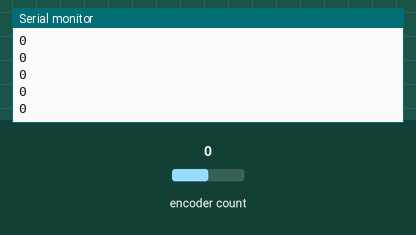
Simulated run of this sketch. Board: ESP8266 (NodeMCU). On the bench: the last lines printed to the serial monitor. The inputs (shaded band) are chosen by the test bench; at power-on: encoder count 0.

Above: at 1.2 s.
1.3 s: encoder count set to 1
At 2.4 s:
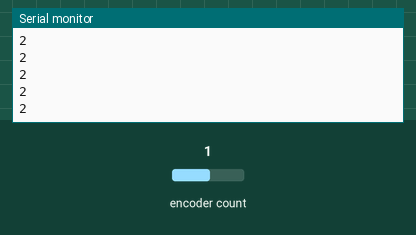
2.8 s: encoder count set to 2
At 3.4 s:
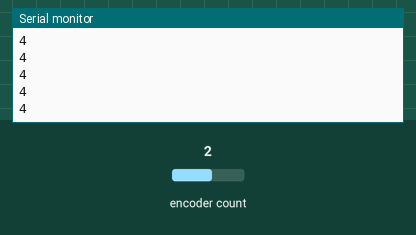
Timing chart, 0 to 5.8 s (numbered marks = the images above; inputs shaded):
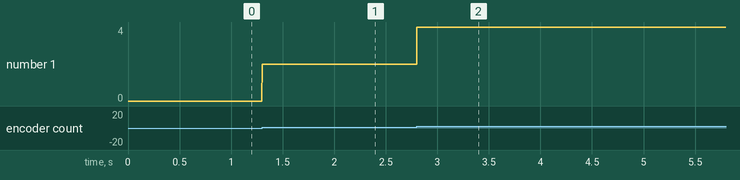

Measured:
- after the input at 1.3 s, the serial monitor: prints a new line at once (image 1)
- after the input at 2.8 s, the serial monitor: prints a new line at once (image 2)
- plotted number 1: 0 → 2 after the input at 1.3 s, 2 → 4 after the input at 2.8 s

The sketch:

Encoder-EnvioProcessing.ino
```cpp
// This example checks the state of the rotary encoder in the loop() function.
// The current position and direction is printed on output when changed.

// Hardware setup:
// Attach a rotary encoder with output pins to
// * A2 and A3 on Arduino UNO.
// * D5 and D6 on ESP8266 board (e.g. NodeMCU).
// Swap the pins when direction is detected wrong.
// The common contact should be attached to ground.

//#include <Arduino.h>
#include <RotaryEncoder.h>

//Definimos que existe ARDUINO_AVR_UNO
#define ARDUINO_AVR_UNO

//creo variable donde envío el número a processing
int valorAEnviar = 0;

#if defined(ARDUINO_AVR_UNO) || defined(ARDUINO_AVR_NANO_EVERY)
// Example for Arduino UNO with input signals on pin 2 and 3
#define PIN_IN1 2
#define PIN_IN2 3

#elif defined(ESP8266)
// Example for ESP8266 NodeMCU with input signals on pin D5 and D6
#define PIN_IN1 D5
#define PIN_IN2 D6

#endif

// Setup a RotaryEncoder with 4 steps per latch for the 2 signal input pins:
// RotaryEncoder encoder(PIN_IN1, PIN_IN2, RotaryEncoder::LatchMode::FOUR3);

// Setup a RotaryEncoder with 2 steps per latch for the 2 signal input pins:
RotaryEncoder encoder(PIN_IN1, PIN_IN2, RotaryEncoder::LatchMode::TWO03);


void setup()
{
  Serial.begin(9600);
  while (! Serial);
  Serial.println("SimplePollRotator example for the RotaryEncoder library.");
} // setup()


// Read the current position of the encoder and print out when changed.
void loop()
{
  //definiendola como static, hacemos que sea local (solo dentro del loop)
  //y SOLO la primera vez parte en 0
  static int pos = 0;
  //Esta función es la más importante de la biblioteca
  encoder.tick();

  int newPos = encoder.getPosition();
  if (pos != newPos) {
    // Serial.print("pos:");
    // Serial.print(newPos);
    // Serial.print(" dir:");
    // Serial.println((int)(encoder.getDirection()));
    pos = newPos;
  } // if

  //siempre valorAEnviar va a ser newPos
  valorAEnviar=newPos;
  Serial.println(valorAEnviar);

} // loop ()

// The End
```
